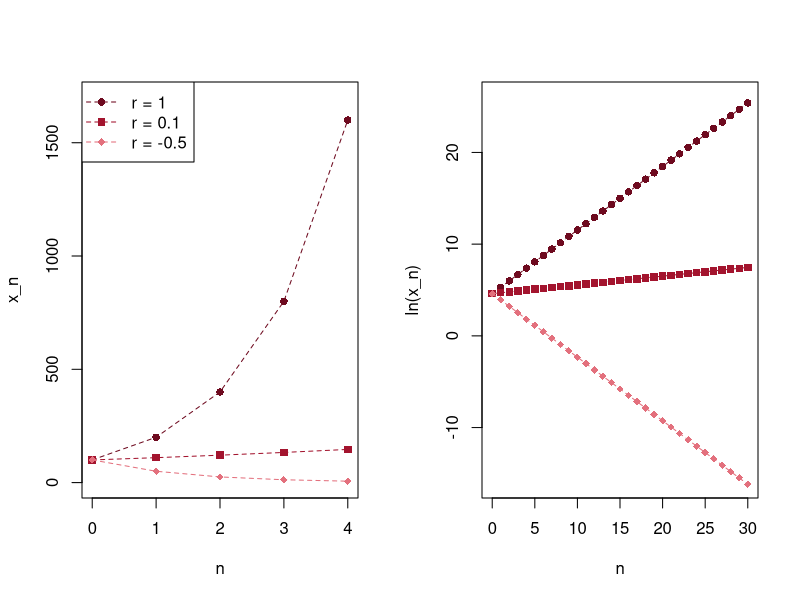

This figure's R source:
# Fig. 1.17: Geometric growth with growth rate r (book, Section 1.3, Eq. 1.24)
# x_{n+1} = (1 + r) x_n with x_0 = 100; left x_n, right ln(x_n)
# (c) 2026 Philipp Kügler · Program for the book "Dynamical Systems in the Life Sciences" · MIT License (see LICENSE)
x0 <- 100; N <- 30
n <- 0:N
rot <- c(rgb(0.43, 0.04, 0.12), rgb(0.64, 0.08, 0.18), rgb(0.89, 0.44, 0.49)); zeichen <- c(16, 15, 18)
rs <- c(1, 0.1, -0.5)
par(mfrow = c(1, 2))
plot(NULL, xlim = c(0, 4), ylim = c(0, 1700), xlab = "n", ylab = "x_n")
for (i in 1:3) {
  x <- x0 * (1 + rs[i])^n
  lines(n[1:5], x[1:5], type = "o", lty = 2, pch = zeichen[i], col = rot[i])
}
legend("topleft", legend = sprintf("r = %g", rs), col = rot, pch = zeichen, lty = 2)
plot(NULL, xlim = c(0, N), ylim = c(-16, 26), xlab = "n", ylab = "ln(x_n)")
for (i in 1:3) {
  r <- rs[i]
  x <- x0 * (1 + r)^n
  lines(n, log(x), type = "o", lty = 2, pch = zeichen[i], col = rot[i])
  cat(sprintf("r = %g:  slope of ln(x_n) = ln(1 + r) = %.4f\n", r, log(1 + r)))
}
